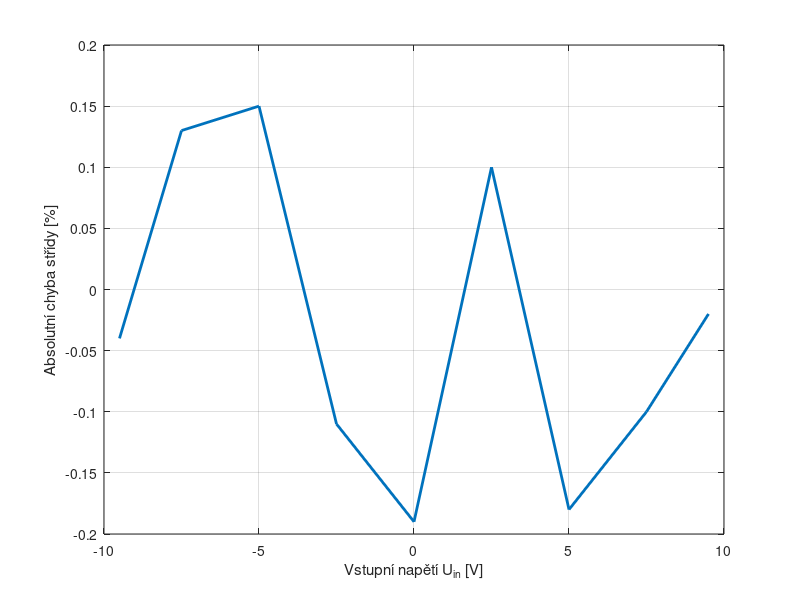

MATLAB code for this plot:
% Vykreslí převodní charakteristiku Sigma-Delta modulátoru

% Voltages
x = [-9.5 -7.5 -5 -2.5 0 2.5 5 7.5 9.5];
y = [2.54 12.37 24.85 37.61 50.19 62.4 75.18 87.6 97.52];
y_ideal = x/10*50 + 50;

plot(x, y_ideal - y, 'linewidth', 2);
xlabel('Vstupní napětí U_{in} [V]');
ylabel('Absolutní chyba střídy [%]');
grid on
